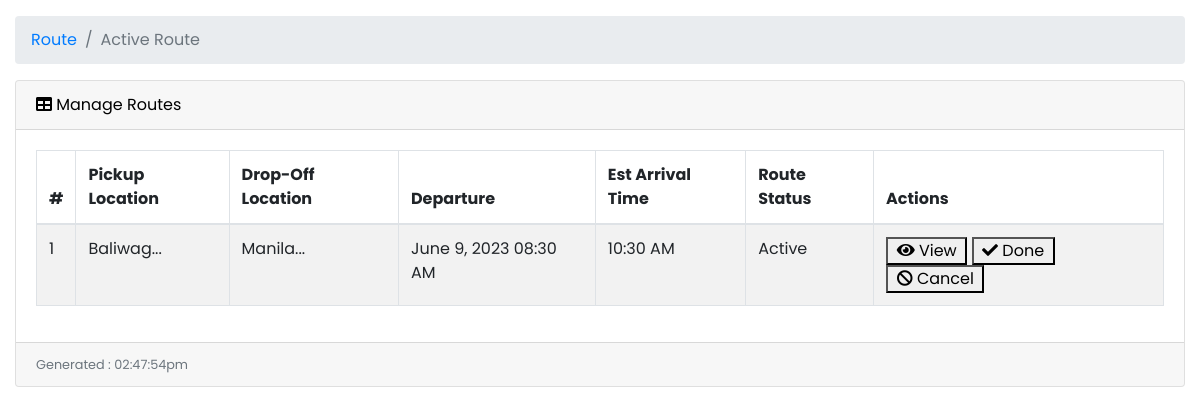
The page /user/driverRoute.php?status=Active (signed in) on the database as committed earlier.
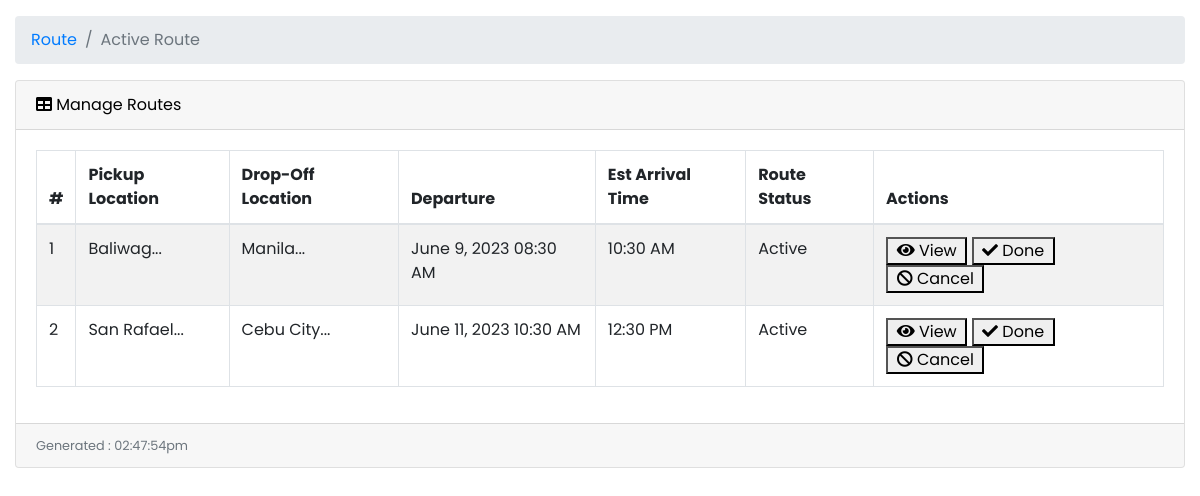
The same page on the database as committed later.
### tables this page shows
CREATE TABLE `route` (
  `route_id` int(11) NOT NULL,
  `car_id` int(11) NOT NULL,
  `pickup_loc` varchar(255) NOT NULL,
  `dropoff_loc` varchar(255) NOT NULL,
  `departure` datetime NOT NULL DEFAULT current_timestamp(),
  `est_arrival_time` time NOT NULL,
  `route_status` varchar(15) NOT NULL,
  `cancellation_reason` varchar(255) DEFAULT NULL,
  `created_at` timestamp NOT NULL DEFAULT current_timestamp(),
  `updated_at` timestamp NOT NULL DEFAULT current_timestamp() ON UPDATE current_timestamp()
);

### user/driverRoute.php (the view, shortened to what the changed rows need)
<?php
include('../db.php');
?>
<!DOCTYPE html>
<html lang="en">
<head>
    <link href="vendor/fontawesome-free/css/all.min.css" rel="stylesheet" type="text/css">
    <link href="vendor/datatables/dataTables.bootstrap4.css" rel="stylesheet">
    <link href="vendor/css/sb-admin.css" rel="stylesheet">
</head>
<body id="page-top">
    <div id="wrapper">
        <div id="content-wrapper">
            <div class="container-fluid">
                <?php
                if (isset($_GET['status']) && $_GET['status'] === 'Active') {
                ?>
                    <div class="card mb-3">
                        <div class="card-body">
                            <div class="table-responsive">
                                <table class="table table-bordered table-striped table-hover" id="dataTable" width="100%" cellspacing="0">
                                    <thead>
                                        <tr>
                                            <th>#</th>
                                            <th>Pickup Location</th>
                                            <th>Drop-Off Location</th>
                                            <th>Departure</th>
                                            <th>Est Arrival Time</th>
                                            <th>Route Status</th>
                                            <th>Actions</th>
                                        </tr>
                                    </thead>
                                    <tbody>
                                        <?php
                                        $user_id = $_SESSION['user_id'];
                                        $ret = "SELECT * FROM route INNER JOIN car ON route.car_id = car.car_id WHERE (car.user_id = ? AND route.route_status = 'Active')";
                                        $stmt = $db->prepare($ret);
                                        $stmt->bind_param("s", $user_id);
                                        $stmt->execute();
                                        $result = $stmt->get_result();
                                        $cnt = 1;
                                        while ($row = $result->fetch_assoc()) {
                                            $car_id = $row['car_id'];
                                            $route_id = $row['route_id'];
                                            echo "<tr>";
                                            echo "<td>" . $cnt . "</td>";
                                            echo "<td>" . substr($row['pickup_loc'], 0, 15) . "...</td>";
                                            echo "<td>" . substr($row['dropoff_loc'], 0, 15) . "...</td>";
                                            echo "<td>" . date('F j, Y h:i A', strtotime($row['departure'])) . "</td>";
                                            echo "<td>" . date('h:i A', strtotime($row['est_arrival_time'])) . "</td>";
                                            echo "<td>" . $row['route_status'] . "</td>";
                                        ?>
                                            <td>
                                                <a href="viewRoute.php?user_id=<?php echo $row['user_id']; ?>&list=Active&route_id=<?php echo $route_id ?>">
                                                    <button>&nbsp;&nbsp;<i class="fa fa-eye"></i>&nbsp;View&nbsp;&nbsp;</button>
                                                </a>
                                                <a href="#" onclick="confirmMarkAsDone(<?php echo $row['user_id']; ?>, <?php echo $car_id; ?>, <?php echo $route_id; ?>);">
                                                    <button>&nbsp;&nbsp;<i class="fa fa-check"></i>&nbsp;Done&nbsp;&nbsp;</button>
                                                </a>
                                                <a href="cancelRoute.php?user_id=<?php echo $row['user_id']; ?>&car_id=<?php echo $car_id ?>&route_id=<?php echo $route_id ?>">
                                                    <button>&nbsp;&nbsp;<i class="fa fa-ban"></i>&nbsp;Cancel&nbsp;&nbsp;</button>
                                                </a>
                                            </td>
                                        <?php
                                            echo "</tr>";
                                            $cnt++;
                                        }
                                        ?>
                                    </tbody>
                                </table>
                            </div>
                        </div>
                    </div>
                <?php
                }
                ?>
            </div>
        </div>
</body>
</html>

Rows that differ between the two databases and show on the page:
added route: pickup_loc "San Rafael", dropoff_loc "Cebu City", departure "June 11, 2023 10:30 AM", est_arrival_time "12:30 PM", route_status "Active"
